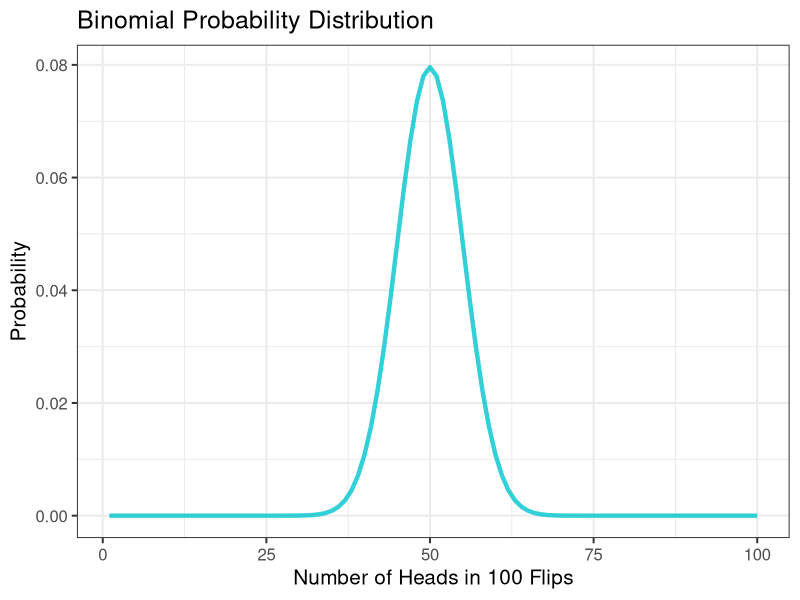
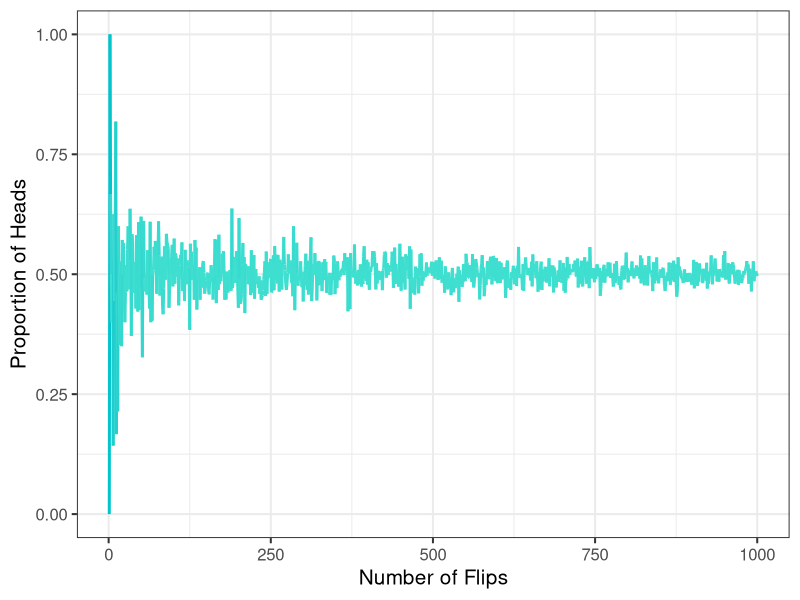
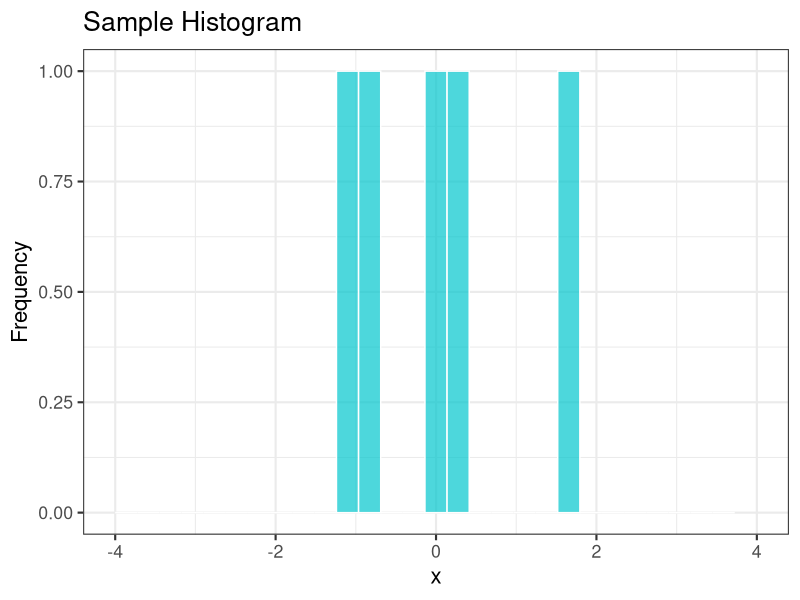
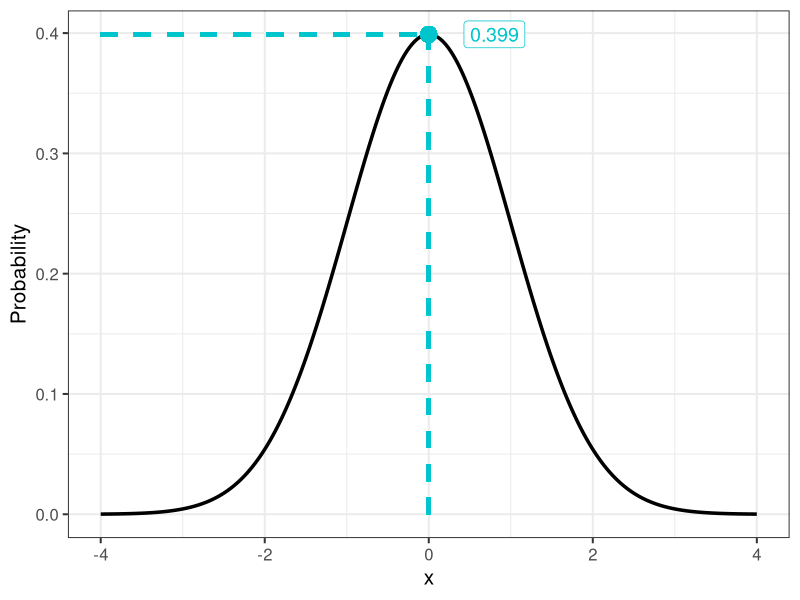
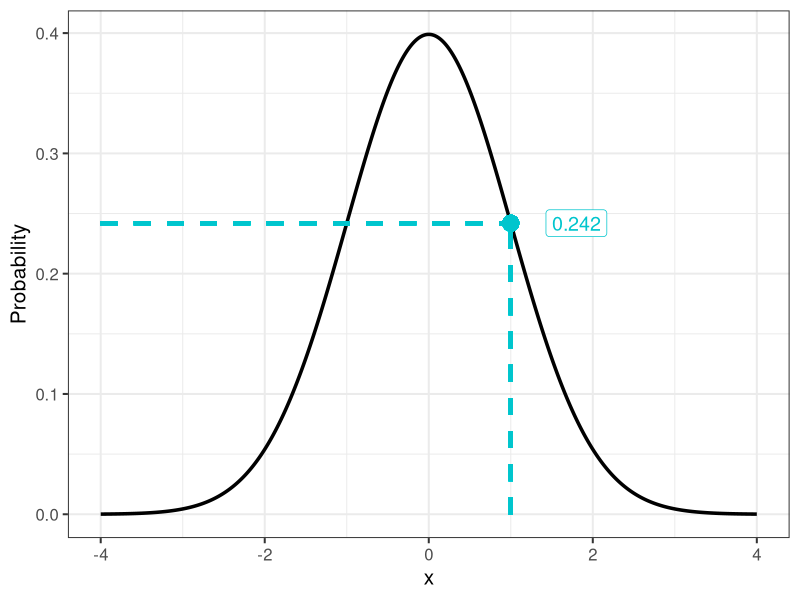
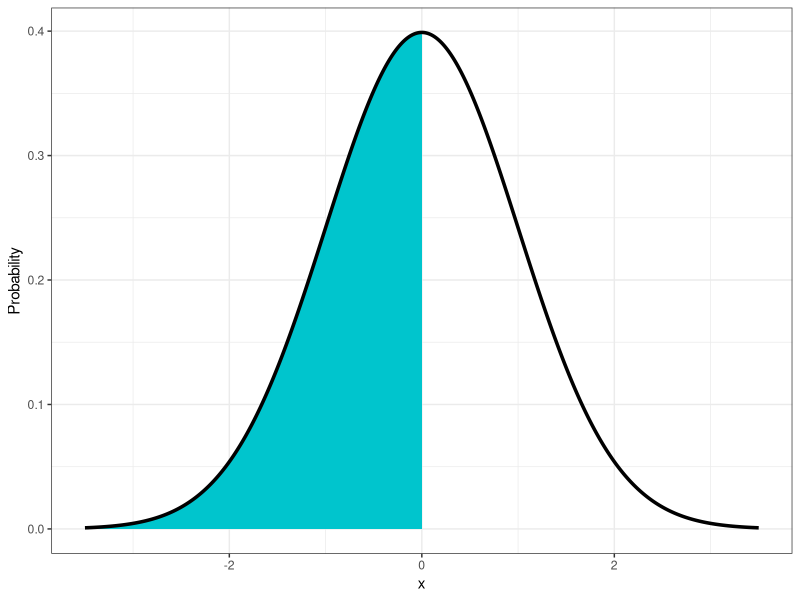
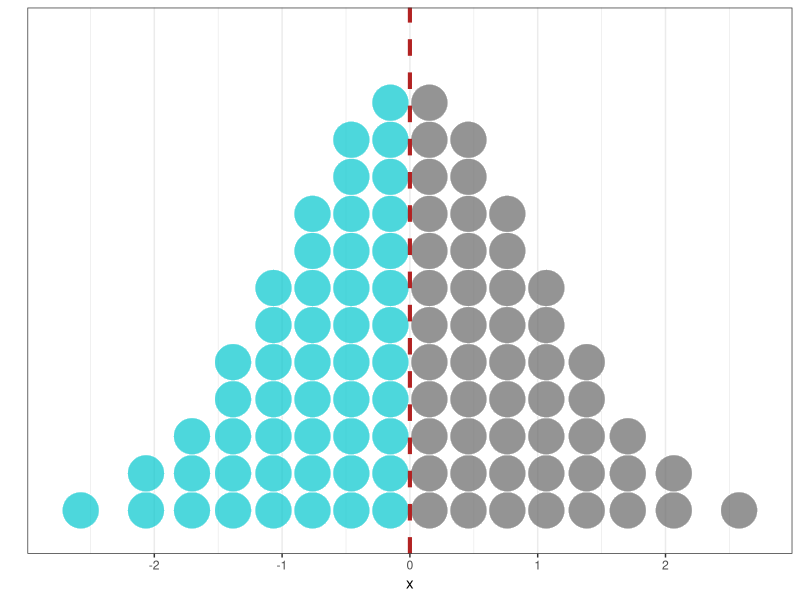
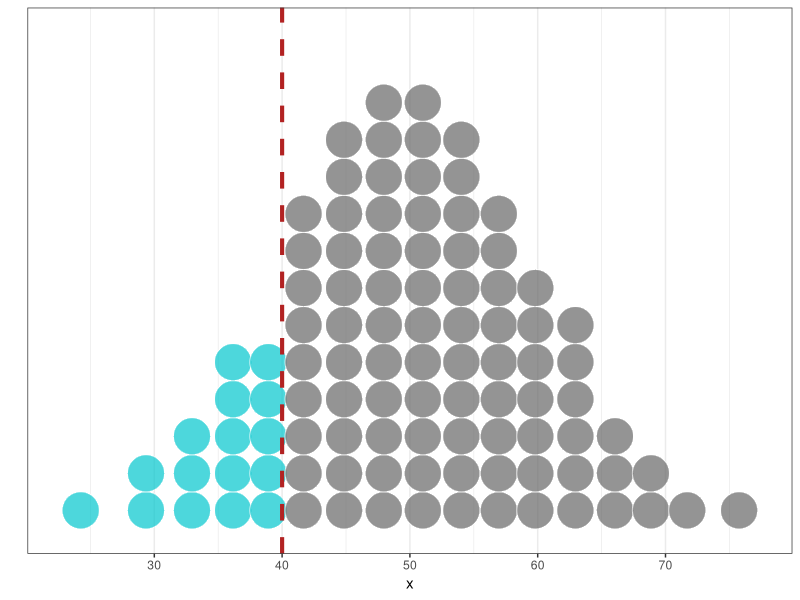

Here is the R script that generated these plots, in order:
## ---- chunk 1
# set chunk options
knitr::opts_chunk$set(message = FALSE,
                      warning = FALSE)

# suppress scientific notation
options(scipen = 999)

# load packages
library(tidyverse)
library(magrittr)
library(psych)
library(gganimate)
#library(panoply)
## ---- chunk 2
# set seed
set.seed(2)

# flip first coin
data_binom <- data.frame(event  = 1,
                         flip   = 1, 
                         result = rbinom(1, 1, 1/2))


# flip 99 other coins and repeat the data frame each time
for (i in 2:100) {
  data_binom <- rbind(data_binom,
                        data.frame(event  = rep(i, i),
                                   flip   = 1:i, 
                                   result = c(subset(data_binom, 
                                                     event == i - 1)$result,
                                              rbinom(1, 1, 1/2))))
}

# plot and animate the results of the flips 
data_binom %>%
  mutate(result = if_else(result == 1, "Heads", "Tails")) %>%
  ggplot(aes(x = result, fill = result)) +
    geom_bar(width = .5, alpha = .8) +
    scale_fill_manual(values = c("turquoise3",
                                 "darkorchid4")) +
    scale_y_continuous(breaks = seq(0, 50, 10)) + 
    transition_reveal(event) +
    theme_bw(base_size = 16) +
    theme(legend.position = "none") +
    labs(title   = "Outcome of 100 coin flips",
         y       = "Count",
         x       = "",
         caption = "Number of coin flips: {frame_along}")




## ---- chunk 3
# set seed
set.seed(2)

# create probability curve
data_binom <- data.frame(flip = seq(1, 100, 1),
                         prob = dbinom(seq(1, 100, 1), 100, 1/2))

# plot probability curve
ggplot(data_binom, aes(x = flip, y = prob)) +
  geom_line(size   = 1.5, 
            colour = "turquoise3",
            alpha  = .8) +
  labs(title = "Binomial Probability Distribution",
       x       = "Number of Heads in 100 Flips",
       y       = "Probability") +
  theme_bw(base_size = 15) 
## ---- chunk 4
# set seed
set.seed(2)

# create data
data_binom <- data.frame(flips = seq(1, 1000, 1), 
                         prop  = map_dbl(seq(1, 1000, 1), 
                                         ~mean(rbinom(n    = .x, 
                                                      size = 1, 
                                                      prob = 1/2))))

# plot proportion of heads by number of flips
ggplot(data_binom, aes(x = flips, y = prop, colour = prop)) +
  geom_line(size = 1) +
  labs(x = "Number of Flips",
       y = "Proportion of Heads") +
  scale_colour_gradient2(low      = "turquoise3", 
                         mid      = "turquoise",
                         high     = "turquoise3", 
                         midpoint = 0.5) +
  scale_y_continuous(limits = c(0, 1)) +
  theme_bw(base_size = 15) +
  theme(legend.position = "none")

## ---- chunk 5
set.seed(3)
## ---- chunk 6
rbinom(n = 10, size = 2, prob = 1/2)
## ---- chunk 7
rbinom(n = 10, size = 3, prob = .5)
## ---- chunk 8
rbinom(n = 10, size = 5, prob = 1/6)
## ---- chunk 9
rbinom(n = 100, size = 1, prob = 1/13)
## ---- chunk 10
dbinom(x = 1, size = 2, prob = .5)
## ---- chunk 11
# HT + TH
(.5 * .5) + (.5 * .5)
## ---- chunk 12
dbinom(x = 1, size = 3, prob = .5)

# HTT + THT + TTH
(.5 * .5 * .5) + (.5 * .5 * .5) + (.5 * .5 * .5)
## ---- chunk 13
dbinom(x = 2, size = 2, prob = 1/13)

# AA
(1 / 13) * (1 / 13)
## ---- chunk 14
# method 1
dbinom(x = 0, size = 2, prob = 1/13)

# method 2
dbinom(x = 2, size = 2, prob = 12/13)

# 00
(12 / 13) * (12 / 13)
## ---- chunk 15
pbinom(q = 1, size = 2, prob = 1/2)
## ---- chunk 16
# HT + TH + TT
(.5 * .5) + (.5 * .5) + (.5 * .5)
## ---- chunk 17
pbinom(q = 1, size = 10, prob = 1/2)
## ---- chunk 18
pbinom(q = 1, size = 1, prob = 1/6)
## ---- chunk 19
pbinom(q = 1, size = 2, prob = 1/2, lower.tail = FALSE)
## ---- chunk 20
pbinom(q = 3, size = 9, prob = 1/6, lower.tail = FALSE)
## ---- chunk 21
qbinom(p = 1.00, size = 10, prob = 1/2)
## ---- chunk 22
qbinom(p = .50, size = 100, prob = 1/2)
## ---- chunk 23
qbinom(p = .25, size = 100, prob = 1/2)
## ---- chunk 24
qbinom(p = .25, size = 100, prob = 1/2, lower.tail = FALSE)
## ---- chunk 25
set.seed(2)
## ---- chunk 26
x <- rnorm(n = 5, mean = 0, sd = 1)
x
## ---- chunk 27
mean(x)
sd(x)
## ---- chunk 28
# create simulated data
set.seed(2)
sample_size <- c(1, 5, 10, 15, 25, 50, 100, 250, 500, 750, 1000, 5000, 10000)

sim <- map_df(sample_size, function(sample_size) {
  set.seed(2)
  data_frame(sample_size = rep(sample_size, sample_size), 
             sample      = rnorm(sample_size, mean = 0, sd = 1))
  })
## ---- chunk 29
sim %>%
  filter(sample_size == 5) %>%
  ggplot(aes(x = sample)) +
    geom_histogram(fill = "turquoise3", colour = "white", alpha = .7) +
    theme_bw(base_size = 16) +
    labs(x        = "x",
         y        = "Frequency",
         title    = "Sample Histogram") + 
    scale_x_continuous(limits = c(-4, 4)) 
## ---- chunk 30
plot3 <- ggplot(sim, aes(x = sample)) +
  geom_histogram(fill = "turquoise3", colour = "white", alpha = .7) +
  theme_bw(base_size = 16) +
  labs(x        = "x",
       y        = "Frequency",
       title    = "Sample Histogram",
       subtitle = "Sample Size: {closest_state}") + 
  scale_x_continuous(limits = c(-4, 4))  + 
  transition_states(sample_size, state_length = 2, wrap = FALSE) +
  view_follow(fixed_x = TRUE)

animate(plot3, nframes = 180, fps = 10)
## ---- chunk 31
x <- rnorm(n = 100, mean = 50, sd = 15)
x
## ---- chunk 32
mean(x)
sd(x)
## ---- chunk 33
# create data
x          <- seq(-4, 4, 0.001)
likelihood <- dnorm(x, 0, 1)
sim        <- data.frame(x, likelihood)
## ---- chunk 34
# create dnorm plotting function
dnorm_plot <- function(value) {
  ggplot(sim, aes(x, likelihood)) +
  geom_line(size = 1.2) +
  geom_segment(x = -4, 
               xend = value, 
               y = dnorm(value, mean = 0, sd = 1),
               yend = dnorm(value, mean = 0, sd = 1), 
               color = "turquoise3", 
               linetype = 2, 
               size = 1.4) +
  geom_segment(x = value, 
               xend = value, 
               y = 0,
               yend = dnorm(value, mean = 0, sd = 1), 
               color = "turquoise3", 
               linetype = 2, 
               size = 1.4) +
  annotate(geom = "label", x = value + .8, y = dnorm(value, mean = 0, sd = 1), label = round(dnorm(value, mean = 0, sd = 1), 3), colour = "turquoise3", size = 5) +
  geom_point(aes(x = value, y = dnorm(value, mean = 0, sd = 1)), size = 5, colour = "turquoise3") +
  scale_x_continuous(limits = c(-4, 4)) +
  theme_bw(base_size = 15) + 
  labs(y = "Probability")
}
## ---- chunk 35
dnorm(x = 0, mean = 0, sd = 1)
## ---- chunk 36
dnorm_plot(0)
## ---- chunk 37
dnorm(1, mean = 0, sd = 1)
## ---- chunk 38
dnorm_plot(1)
## ---- chunk 39
dnorm(x = -2, mean = 0, sd = 1)
## ---- chunk 40
ggplot(sim, aes(x, likelihood)) +
    stat_function(fun = dnorm, 
                xlim = c(-5,0),
                geom = "area",
                fill = "turquoise3") +
  xlim(-3.5, 3.5) +
  labs(y = "Probability") +
  geom_line(size = 1.2) +
  theme_bw()
## ---- chunk 41
pnorm(q = 0, mean = 0, sd = 1)
## ---- chunk 42
ball_plot <- function(q, mean = 0, sd = 1, lower.tail = TRUE){
  if (lower.tail == TRUE) {
  discretized <- data.frame(x = qnorm(ppoints(100), mean, sd)) %>% 
  mutate(include = ifelse(x <= q, "no", "yes"))
  } else {
  discretized <- data.frame(x = qnorm(ppoints(100), mean, sd)) %>% 
  mutate(include = ifelse(x >= q, "no", "yes"))
  }
  ggplot(discretized, aes(x)) +
    geom_dotplot(aes(fill = include), binwidth = 0.29 * sd, alpha = .7, colour = "white") +
    geom_vline(xintercept = q, color = "firebrick", linetype = 2, size = 1.4) +
    scale_fill_manual(
      values = c("turquoise3", "gray40"),
      guide = "none") +
    theme_bw() +
    scale_y_continuous(name = "", 
                       breaks = NULL)
}

## ---- chunk 43
ball_plot(0)
## ---- chunk 44
ball_plot(q = 40, mean = 50, sd = 10)
## ---- chunk 45
pnorm(q = 40, mean = 50, sd = 10)
## ---- chunk 46
ball_plot(q = 60, mean = 30, sd = 15)
## ---- chunk 47
pnorm(q = 60, mean = 30, sd = 15)
## ---- chunk 48
((1 - .9545) / 2) + .9545
## ---- chunk 49
ball_plot(q = -5, mean = 0, sd = 5,  lower.tail = FALSE)
## ---- chunk 50
pnorm(q = -5, mean = 0, sd = 5, lower.tail = FALSE)
## ---- chunk 51
qnorm(p = .00135, mean = 0, sd = 1)
## ---- chunk 52
qnorm(p = .51, mean = 100, sd = 10)
## ---- chunk 53
qnorm(p = .51, mean = 100, sd = 10, lower.tail = FALSE)
## ---- chunk 54
dbinom(x = 5, size = 5, prob = 1/20)
## ---- chunk 55
pbinom(q = 2, size = 5, prob = 1/20, lower.tail = FALSE)
## ---- chunk 56
qbinom(p = .10, size = 5, prob = 1/20, lower.tail = FALSE) 
## ---- chunk 57
dbinom(5, size = 5, prob = 1/20) + dbinom(4, size = 5, prob = 1/20) + dbinom(3, size = 5, prob = 1/20) + dbinom(2, size = 5, prob = 1/20) 
#OR
pbinom(1, size = 5, prob = 1/20, lower.tail = FALSE)
#The probabilities of 2 and above is .023--insufficient to reach the .1 threshold I set.

dbinom(5, size = 5, prob = 1/20) + dbinom(4, size = 5, prob = 1/20) + dbinom(3, size = 5, prob = 1/20) + dbinom(2, size = 5, prob = 1/20) + dbinom(1, size = 5, prob = 1/20)
#OR
pbinom(0, size = 5, prob = 1/20, lower.tail = FALSE)
#The probabilities of 1 and above is .226, therefore this is the minimum I need.
## ---- chunk 58
pnorm(q = 2, mean = 5, sd = 1)
## ---- chunk 59
hist(rnorm(n = 50, mean = 5, sd = 1))
hist(rnorm(n = 50, mean = 5, sd = 1))
hist(rnorm(n = 50, mean = 5, sd = 1))
## ---- chunk 60
dnorm(x = 10, mean = 5, sd = 1)
#this is the probability density

#One thing I can do to get a estimate of probability is to consider values between 9.5 and 10.5 to be 10 cups of coffee. I can then calculate the area under the curve for that range through subtraction:
dnorm(x = 10.5, mean = 5, sd = 1) - dnorm(x = 9.5, mean = 5, sd = 1)

#Still quit small, because we're in the range of outliers, but I think a more meaningful value.

## ---- chunk 61
pnorm(q = 9, mean = 5, sd = 1, lower.tail = FALSE)
## ---- chunk 62
dunif(x = 1, min = 0, max = 100)
## ---- chunk 63
pchisq(q = 3.00, df = 10, lower.tail = FALSE)
## ---- chunk 64
pt(q = 3, df = 10, lower.tail = FALSE)
